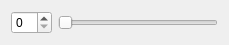
<?xml version="1.0" encoding="UTF-8"?>
<ui version="4.0">
 <class>SmallWidget</class>
 <widget class="QWidget" name="SmallWidget">
  <property name="geometry">
   <rect>
    <x>0</x>
    <y>0</y>
    <width>229</width>
    <height>40</height>
   </rect>
  </property>
  <property name="windowTitle">
   <string>Form</string>
  </property>
  <layout class="QHBoxLayout" name="horizontalLayout">
   <item>
    <widget class="QSpinBox" name="spinBox"/>
   </item>
   <item>
    <widget class="QSlider" name="horizontalSlider">
     <property name="orientation">
      <enum>Qt::Horizontal</enum>
     </property>
    </widget>
   </item>
  </layout>
 </widget>
 <resources/>
 <connections/>
</ui>
